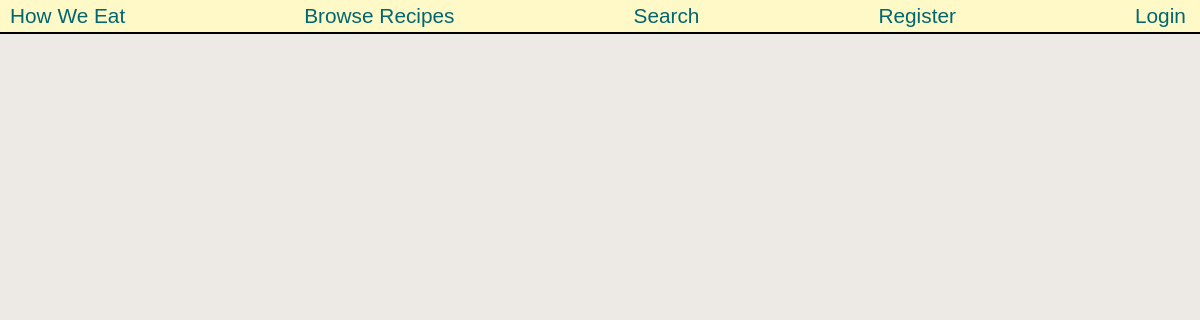
/, run on an earlier commit of the app's database.
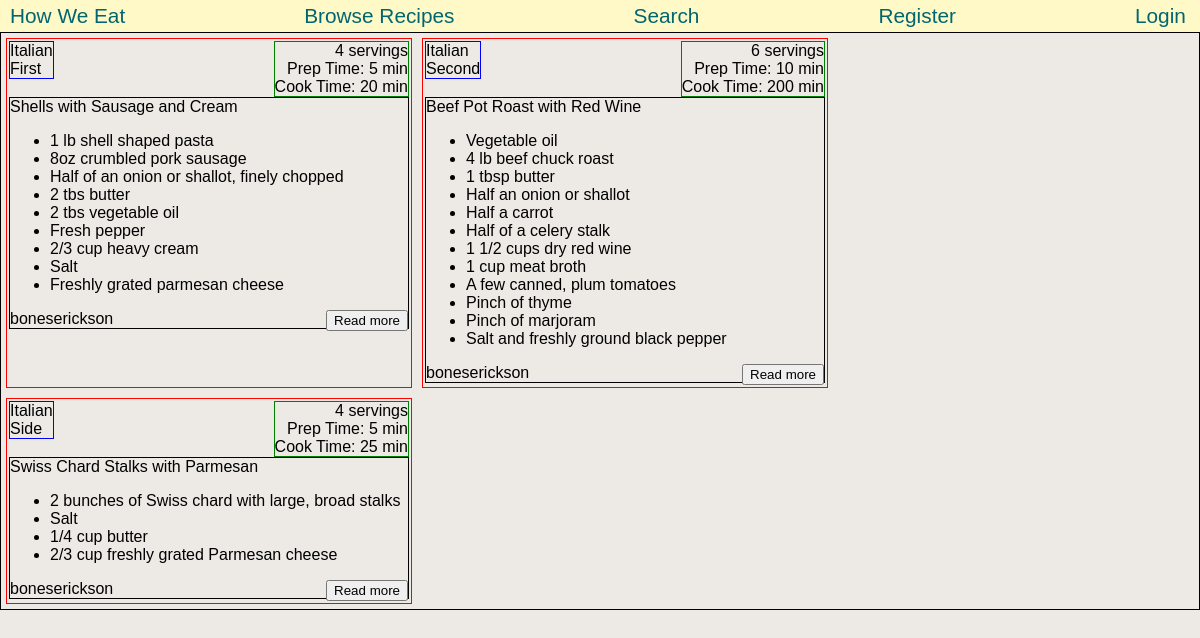
And on a later commit of the database.
### cooking/models.py (models this page shows)
class RecipeItem(models.Model):
    name = models.CharField(max_length=100)
    image = models.ImageField(blank=True)
    prep_time = models.IntegerField()
    cook_time = models.IntegerField()
    servings = models.IntegerField()
    ingredients = models.TextField()
    directions = models.TextField()
    course = models.CharField(max_length=30)
    cuisine = models.CharField(max_length=30)
    creator = models.ForeignKey(User, on_delete=models.CASCADE)

class User(AbstractUser):
    pass

### cooking/views.py (the view)
# urls.py: path('', views.index, name="index"),
def index(request):
    recipe_items = RecipeItem.objects.all()
    for recipe_item in recipe_items:
        recipe_item.ingredients = markdown2.markdown(recipe_item.ingredients)
        recipe_item.directions = markdown2.markdown(recipe_item.directions)
    return render(request, "cooking/index.html", {
        "recipe_items": recipe_items
    })

### cooking/templates/cooking/index.html (shortened to what this page needs)
{% extends "cooking/layout.html" %}
{% block body %}
    <div class="recipe-container">
    {% for recipe_item in recipe_items %}
        <div class="recipe-box">
            <div class="recipe-summary">
                <div class="recipe-cuisine">{{ recipe_item.cuisine }}</div>
                <div class="recipe-course">{{ recipe_item.course }}</div>
            </div>
            <div class="recipe-data">
                <div class="recipe-servings">{{ recipe_item.servings }} servings</div>
                <div class="recipe-prep">Prep Time: {{ recipe_item.prep_time }} min</div>
                <div class="recipe-cook">Cook Time: {{ recipe_item.cook_time }} min</div>
            </div>
            <div class="recipe-details">
                <div class="recipe-name">{{ recipe_item.name }}</div>
                <div class="recipe-ingredients">{{ recipe_item.ingredients|safe }}</div>
                <div class="recipe-creator">{{ recipe_item.creator }}</div>
                <button class="read-more">Read more</button>
            </div>
        </div>
    {% endfor %}
    </div>
{% endblock %}

What changed in the data, as far as the page shows it:
added RecipeItem: cuisine "Italian", course "First", servings "4", prep_time "5", cook_time "20", name "Shells with Sausage and Cream", ingredients "1 lb shell shaped pasta 8oz crumbled pork sausage Half of an onion or shallot, finely chopped 2 tbs butter 2 tbs vegetable oil Fresh pepper 2/3 cup heavy cream Salt Freshly grated parmesan cheese", creator "boneserickson"
added RecipeItem: cuisine "Italian", course "Second", servings "6", prep_time "10", cook_time "200", name "Beef Pot Roast with Red Wine", ingredients "Vegetable oil 4 lb beef chuck roast 1 tbsp butter Half an onion or shallot Half a carrot Half of a celery stalk 1 1/2 cups dry red wine 1 cup meat broth A few canned, plum tomatoes Pinch of thyme Pinch of marjoram Salt and freshly ground black pepper", creator "boneserickson"
added RecipeItem: cuisine "Italian", course "Side", servings "4", prep_time "5", cook_time "25", name "Swiss Chard Stalks with Parmesan", ingredients "2 bunches of Swiss chard with large, broad stalks Salt 1/4 cup butter 2/3 cup freshly grated Parmesan cheese", creator "boneserickson"
